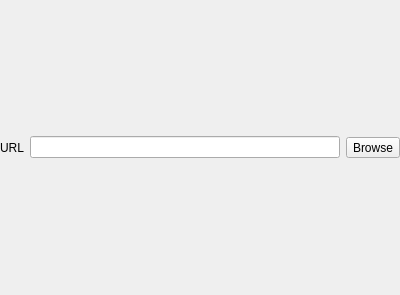
<?xml version="1.0" encoding="UTF-8"?>
<ui version="4.0">
 <class>Frame</class>
 <widget class="QFrame" name="Frame">
  <property name="geometry">
   <rect>
    <x>0</x>
    <y>0</y>
    <width>400</width>
    <height>295</height>
   </rect>
  </property>
  <property name="windowTitle">
   <string>Frame</string>
  </property>
  <layout class="QHBoxLayout" name="horizontalLayout">
   <property name="leftMargin">
    <number>0</number>
   </property>
   <property name="topMargin">
    <number>0</number>
   </property>
   <property name="rightMargin">
    <number>0</number>
   </property>
   <property name="bottomMargin">
    <number>0</number>
   </property>
   <item>
    <widget class="QLabel" name="label">
     <property name="text">
      <string>URL</string>
     </property>
    </widget>
   </item>
   <item>
    <widget class="QLineEdit" name="text_url"/>
   </item>
   <item>
    <widget class="QToolButton" name="btn_browse">
     <property name="text">
      <string>Browse</string>
     </property>
    </widget>
   </item>
  </layout>
 </widget>
 <resources/>
 <connections/>
</ui>
